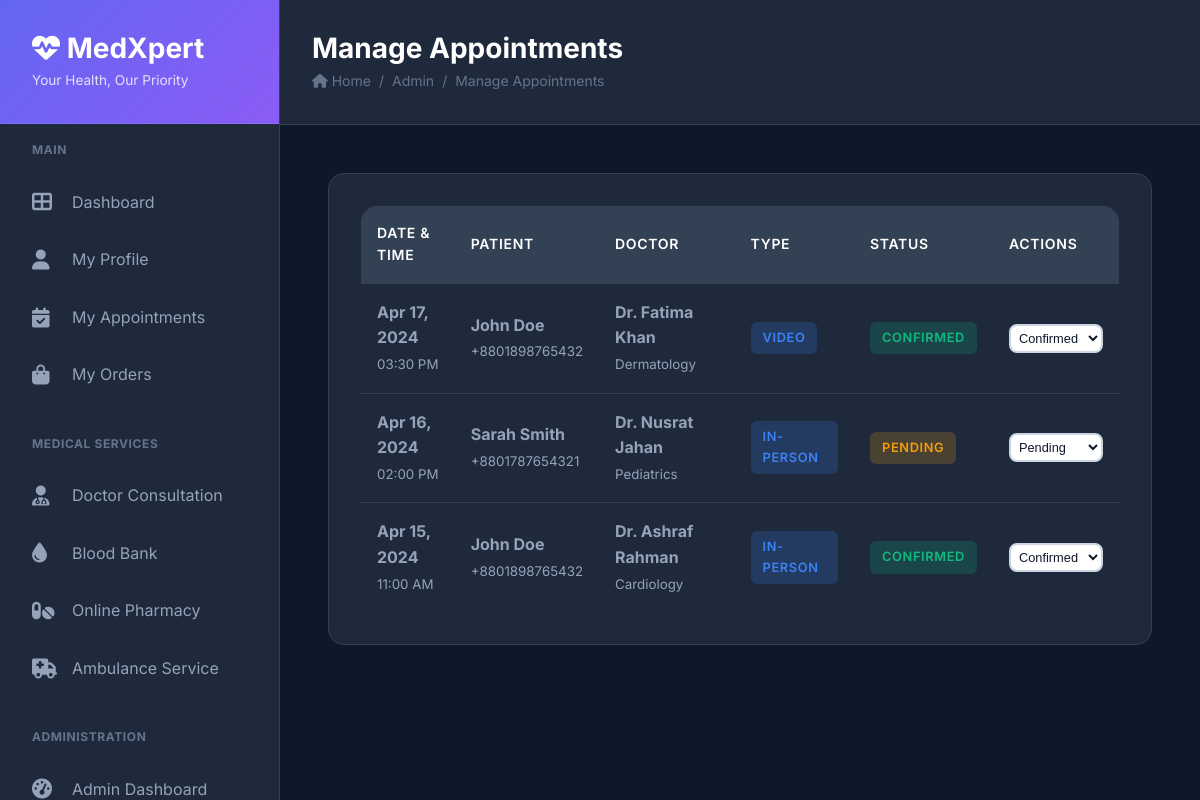
The page /admin/appointments.php (signed in) on the database its author committed.
### tables this page shows
CREATE TABLE appointments (
    id INT AUTO_INCREMENT PRIMARY KEY,
    user_id INT NOT NULL,
    doctor_id INT NOT NULL,
    appointment_date DATE NOT NULL,
    appointment_time TIME NOT NULL,
    symptoms TEXT,
    status ENUM('pending', 'confirmed', 'completed', 'cancelled') DEFAULT 'pending',
    consultation_type ENUM('in-person', 'video', 'phone') DEFAULT 'in-person',
    notes TEXT,
    created_at TIMESTAMP DEFAULT CURRENT_TIMESTAMP,
    FOREIGN KEY (user_id) REFERENCES users(id) ON DELETE CASCADE,
    FOREIGN KEY (doctor_id) REFERENCES doctors(id) ON DELETE CASCADE,
    INDEX idx_user (user_id),
    INDEX idx_doctor (doctor_id),
    INDEX idx_date (appointment_date),
    INDEX idx_status (status)
);

CREATE TABLE users (
    id INT AUTO_INCREMENT PRIMARY KEY,
    full_name VARCHAR(100) NOT NULL,
    email VARCHAR(100) UNIQUE NOT NULL,
    password VARCHAR(255) NOT NULL,
    phone VARCHAR(20),
    address TEXT,
    role ENUM('user', 'admin') DEFAULT 'user',
    avatar VARCHAR(255) DEFAULT 'default-avatar.png',
    created_at TIMESTAMP DEFAULT CURRENT_TIMESTAMP,
    updated_at TIMESTAMP DEFAULT CURRENT_TIMESTAMP ON UPDATE CURRENT_TIMESTAMP,
    INDEX idx_email (email),
    INDEX idx_role (role)
);

CREATE TABLE doctors (
    id INT AUTO_INCREMENT PRIMARY KEY,
    name VARCHAR(100) NOT NULL,
    specialization VARCHAR(100) NOT NULL,
    experience INT NOT NULL,
    qualification VARCHAR(255) NOT NULL,
    hospital VARCHAR(150) NOT NULL,
    location VARCHAR(150) NOT NULL,
    fee DECIMAL(10,2) NOT NULL,
    rating DECIMAL(3,2) DEFAULT 4.50,
    phone VARCHAR(20) NOT NULL,
    email VARCHAR(100) NOT NULL,
    available_days VARCHAR(100) DEFAULT 'Mon-Fri',
    available_time VARCHAR(50) DEFAULT '9:00 AM - 5:00 PM',
    bio TEXT,
    image VARCHAR(255) DEFAULT 'default-doctor.png',
    status ENUM('active', 'inactive') DEFAULT 'active',
    created_at TIMESTAMP DEFAULT CURRENT_TIMESTAMP,
    INDEX idx_specialization (specialization),
    INDEX idx_status (status)
);

### admin/appointments.php (the view, shortened to what this page needs)
<?php
require_once '../config/header.php';
$appointments = $conn->query("
    SELECT a.*, d.name as doctor_name, d.specialization, u.full_name as user_name, u.phone as user_phone
    FROM appointments a
    JOIN doctors d ON a.doctor_id = d.id
    JOIN users u ON a.user_id = u.id
    ORDER BY a.appointment_date DESC, a.appointment_time DESC
");
?>
<h1>Manage Appointments</h1>
<div class="breadcrumb">
    <span><i class="fas fa-home"></i> Home</span>
    <span>/</span>
    <span>Admin</span>
    <span>/</span>
    <span>Manage Appointments</span>
</div>
</div>
</div>
<div class="content-wrapper">
    <div class="card">
        <div class="table-container">
            <table class="table">
                <thead>
                    <tr>
                        <th>Date & Time</th>
                        <th>Patient</th>
                        <th>Doctor</th>
                        <th>Type</th>
                        <th>Status</th>
                        <th>Actions</th>
                    </tr>
                </thead>
                <tbody>
                    <?php if ($appointments->num_rows > 0): ?>
                        <?php while ($apt = $appointments->fetch_assoc()): ?>
                            <tr>
                                <td>
                                    <strong><?php echo date('M d, Y', strtotime($apt['appointment_date'])); ?></strong><br>
                                    <small><?php echo date('h:i A', strtotime($apt['appointment_time'])); ?></small>
                                </td>
                                <td>
                                    <strong><?php echo htmlspecialchars($apt['user_name']); ?></strong><br>
                                    <small><?php echo htmlspecialchars($apt['user_phone']); ?></small>
                                </td>
                                <td>
                                    <strong><?php echo htmlspecialchars($apt['doctor_name']); ?></strong><br>
                                    <small><?php echo htmlspecialchars($apt['specialization']); ?></small>
                                </td>
                                <td>
                                    <span class="badge badge-info"><?php echo ucfirst($apt['consultation_type']); ?></span>
                                </td>
                                <td>
                                    <?php
                                    $badge_class = [
                                        'pending' => 'warning',
                                        'confirmed' => 'success',
                                        'completed' => 'info',
                                        'cancelled' => 'danger'
                                    ];
                                    ?>
                                    <span class="badge badge-<?php echo $badge_class[$apt['status']]; ?>">
                                        <?php echo ucfirst($apt['status']); ?>
                                    </span>
                                </td>
                                <td>
                                    <form method="POST" style="display: flex; gap: 0.5rem;">
                                        <select name="status" class="form-input" style="padding: 0.25rem; font-size: 0.8rem; width: auto;" onchange="this.form.submit()">
                                            <option value="pending" <?php echo $apt['status'] === 'pending' ? 'selected' : ''; ?>>Pending</option>
                                            <option value="confirmed" <?php echo $apt['status'] === 'confirmed' ? 'selected' : ''; ?>>Confirmed</option>
                                        </select>
                                    </form>
                                </td>
                            </tr>
                        <?php endwhile; ?>
                    <?php else: ?>
                        <tr>
                            <td colspan="6" style="text-align: center; color: var(--gray);">No appointments found</td>
                        </tr>
                    <?php endif; ?>
                </tbody>
            </table>
        </div>
    </div>
</div>
<?php require_once '../config/footer.php'; ?>

### assets/css/style.css (style rules this page uses)
:root { --primary: #6366f1; --primary-dark: #4f46e5; --primary-light: #818cf8; --secondary: #8b5cf6; --accent: #06b6d4; --success: #10b981; --warning: #f59e0b; --danger: #ef4444; --info: #3b82f6; --dark: #0f172a; --dark-light: #1e293b; --dark-lighter: #334155; --gray: #64748b; --gray-light: #94a3b8; --gray-lighter: #cbd5e1; --white: #ffffff; --bg-gradient: linear-gradient(135deg, #667eea 0%, #764ba2 100%); --bg-gradient-alt: linear-gradient(135deg, #f093fb 0%, #f5576c 100%); --bg-gradient-success: linear-gradient(135deg, #667eea 0%, #64B5F6 100%); --shadow-sm: 0 1px 2px 0 rgba(0, 0, 0, 0.05); --shadow: 0 4px 6px -1px rgba(0, 0, 0, 0.1); --shadow-md: 0 10px 15px -3px rgba(0, 0, 0, 0.1); --shadow-lg: 0 20px 25px -5px rgba(0, 0, 0, 0.1); --shadow-xl: 0 25px 50px -12px rgba(0, 0, 0, 0.25); --radius-sm: 0.375rem; --radius: 0.5rem; --radius-md: 0.75rem; --radius-lg: 1rem; --radius-xl: 1.5rem; --spacing-xs: 0.5rem; --spacing-sm: 0.75rem; --spacing: 1rem; --spacing-md: 1.5rem; --spacing-lg: 2rem; --spacing-xl: 3rem; --transition: all 0.3s cubic-bezier(0.4, 0, 0.2, 1); --transition-fast: all 0.15s ease; }
* { margin: 0; padding: 0; box-sizing: border-box; }
body { font-family: 'Inter', -apple-system, BlinkMacSystemFont, 'Segoe UI', sans-serif; background: var(--dark); color: var(--gray-light); line-height: 1.6; overflow-x: hidden; }
h1, h2, h3, h4, h5, h6 { color: var(--white); font-weight: 700; line-height: 1.2; margin-bottom: var(--spacing); }
h1 { font-size: 2.5rem; }
.form-input { width: 100%; padding: 0.875rem var(--spacing); border: 2px solid var(--gray-lighter); border-radius: var(--radius); font-size: 1rem; transition: var(--transition); background: var(--white); color: var(--dark); }
.page-title h1 { font-size: 1.75rem; margin-bottom: 0.25rem; }
.breadcrumb { display: flex; gap: 0.5rem; font-size: 0.875rem; color: var(--gray); }
.content-wrapper { padding: var(--spacing-xl); }
.card { background: var(--dark-light); border-radius: var(--radius-lg); padding: var(--spacing-lg); margin-bottom: var(--spacing-md); border: 1px solid var(--dark-lighter); }
.table-container { overflow-x: auto; border-radius: var(--radius-lg); background: var(--dark-light); }
.table { width: 100%; border-collapse: collapse; }
.table thead { background: var(--dark-lighter); }
.table th { padding: var(--spacing); text-align: left; font-weight: 600; color: var(--white); font-size: 0.875rem; text-transform: uppercase; letter-spacing: 0.05em; }
.table td { padding: var(--spacing); border-top: 1px solid var(--dark-lighter); color: var(--gray-light); }
.table tbody tr { transition: var(--transition-fast); }
.badge { display: inline-block; padding: 0.375rem 0.75rem; border-radius: var(--radius-sm); font-size: 0.8rem; font-weight: 600; text-transform: uppercase; letter-spacing: 0.05em; }
.badge-success { background: rgba(16, 185, 129, 0.2); color: var(--success); }
.badge-warning { background: rgba(245, 158, 11, 0.2); color: var(--warning); }
.badge-info { background: rgba(59, 130, 246, 0.2); color: var(--info); }

### rows shown on the page
appointments: appointment_date "Apr 17, 2024", appointment_time "03:30 PM", user.full_name "John Doe", user.phone "+8801898765432", doctor.name "Dr. Fatima Khan", doctor.specialization "Dermatology", consultation_type "VIDEO", status "CONFIRMED", status "Confirmed"
appointments: appointment_date "Apr 16, 2024", appointment_time "02:00 PM", user.full_name "Sarah Smith", user.phone "+8801787654321", doctor.name "Dr. Nusrat Jahan", doctor.specialization "Pediatrics", consultation_type "IN-PERSON", status "PENDING", status "Pending"
appointments: appointment_date "Apr 15, 2024", appointment_time "11:00 AM", user.full_name "John Doe", user.phone "+8801898765432", doctor.name "Dr. Ashraf Rahman", doctor.specialization "Cardiology", consultation_type "IN-PERSON", status "CONFIRMED", status "Confirmed"
